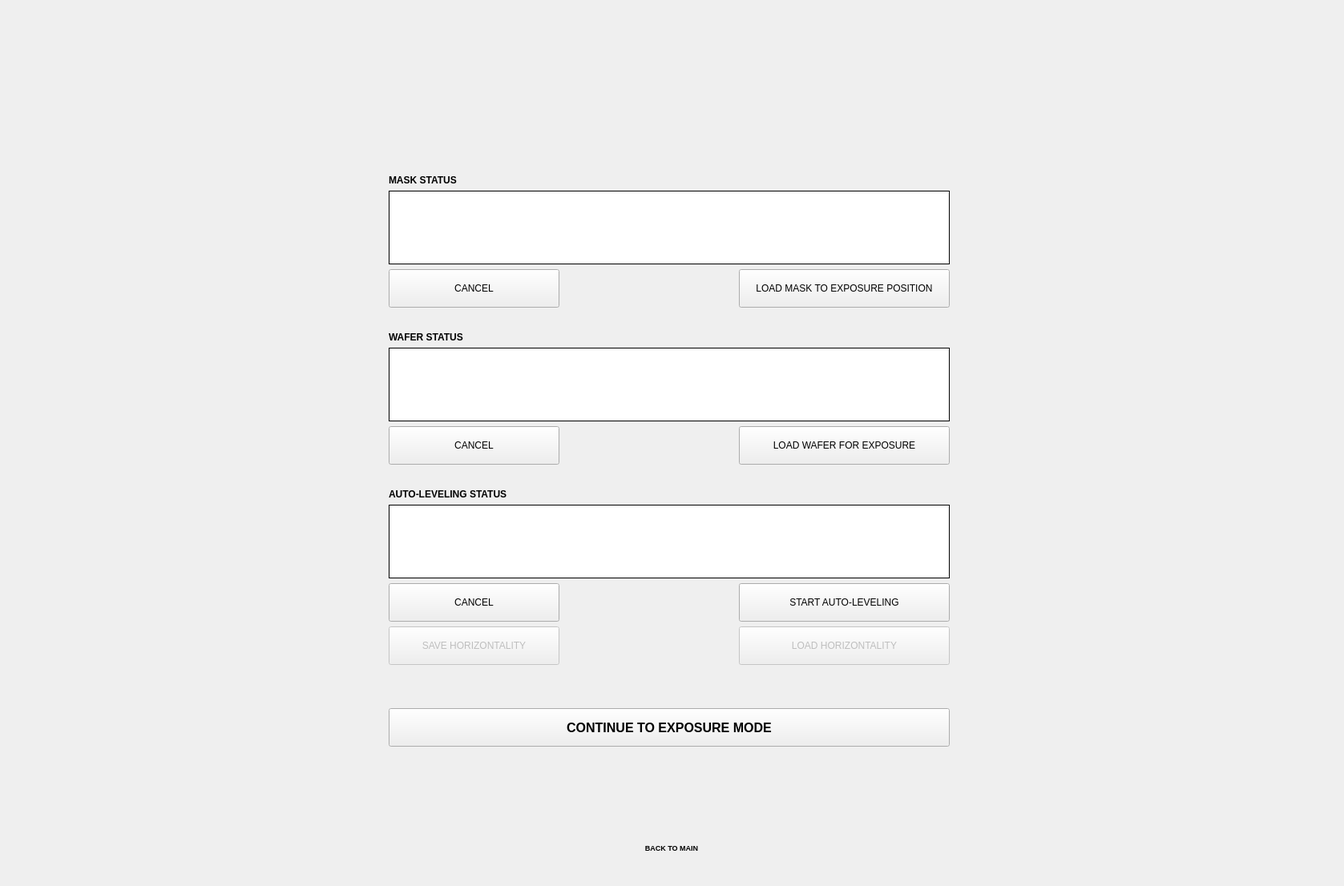
<?xml version="1.0" encoding="UTF-8"?>
<ui version="4.0">
 <class>ExposureMenuView</class>
 <widget class="QWidget" name="ExposureMenuView">
  <property name="geometry">
   <rect>
    <x>0</x>
    <y>0</y>
    <width>1677</width>
    <height>1106</height>
   </rect>
  </property>
  <property name="sizePolicy">
   <sizepolicy hsizetype="Preferred" vsizetype="Preferred">
    <horstretch>1</horstretch>
    <verstretch>1</verstretch>
   </sizepolicy>
  </property>
  <property name="windowTitle">
   <string>Form</string>
  </property>
  <property name="styleClass" stdset="0">
   <string>superview</string>
  </property>
  <layout class="QGridLayout" name="gridLayout">
   <property name="leftMargin">
    <number>0</number>
   </property>
   <property name="topMargin">
    <number>0</number>
   </property>
   <property name="rightMargin">
    <number>0</number>
   </property>
   <property name="bottomMargin">
    <number>0</number>
   </property>
   <item row="13" column="7">
    <widget class="QLabel" name="label_OK_AL">
     <property name="maximumSize">
      <size>
       <width>28</width>
       <height>28</height>
      </size>
     </property>
     <property name="font">
      <font>
       <bold>true</bold>
      </font>
     </property>
     <property name="styleSheet">
      <string notr="true"/>
     </property>
     <property name="text">
      <string/>
     </property>
     <property name="pixmap">
      <pixmap resource="../gui.qrc">:/pics/checkmark</pixmap>
     </property>
     <property name="scaledContents">
      <bool>true</bool>
     </property>
    </widget>
   </item>
   <item row="11" column="3" colspan="3">
    <spacer name="verticalSpacer_5">
     <property name="orientation">
      <enum>Qt::Orientation::Vertical</enum>
     </property>
     <property name="sizeType">
      <enum>QSizePolicy::Policy::Fixed</enum>
     </property>
     <property name="sizeHint" stdset="0">
      <size>
       <width>20</width>
       <height>24</height>
      </size>
     </property>
    </spacer>
   </item>
   <item row="6" column="3" colspan="3">
    <spacer name="verticalSpacer_6">
     <property name="orientation">
      <enum>Qt::Orientation::Vertical</enum>
     </property>
     <property name="sizeType">
      <enum>QSizePolicy::Policy::Fixed</enum>
     </property>
     <property name="sizeHint" stdset="0">
      <size>
       <width>20</width>
       <height>24</height>
      </size>
     </property>
    </spacer>
   </item>
   <item row="5" column="0" colspan="2">
    <spacer name="horizontalSpacer_3">
     <property name="orientation">
      <enum>Qt::Orientation::Horizontal</enum>
     </property>
     <property name="sizeType">
      <enum>QSizePolicy::Policy::Expanding</enum>
     </property>
     <property name="sizeHint" stdset="0">
      <size>
       <width>512</width>
       <height>20</height>
      </size>
     </property>
    </spacer>
   </item>
   <item row="20" column="0" colspan="9">
    <widget class="QWidget" name="widget" native="true">
     <property name="minimumSize">
      <size>
       <width>0</width>
       <height>20</height>
      </size>
     </property>
     <layout class="QHBoxLayout" name="horizontalLayout">
      <item>
       <widget class="QToolButton" name="backToMainBtn">
        <property name="font">
         <font>
          <pointsize>7</pointsize>
          <italic>false</italic>
          <bold>true</bold>
         </font>
        </property>
        <property name="styleSheet">
         <string notr="true">border: none;</string>
        </property>
        <property name="text">
         <string>BACK TO MAIN</string>
        </property>
        <property name="icon">
         <iconset resource="../gui.qrc">
          <normaloff>:/pics/circleHome</normaloff>:/pics/circleHome</iconset>
        </property>
        <property name="iconSize">
         <size>
          <width>64</width>
          <height>64</height>
         </size>
        </property>
        <property name="toolButtonStyle">
         <enum>Qt::ToolButtonStyle::ToolButtonTextUnderIcon</enum>
        </property>
       </widget>
      </item>
     </layout>
    </widget>
   </item>
   <item row="8" column="3" colspan="3">
    <widget class="QTextBrowser" name="waferModuleLogs">
     <property name="sizePolicy">
      <sizepolicy hsizetype="Expanding" vsizetype="Fixed">
       <horstretch>0</horstretch>
       <verstretch>0</verstretch>
      </sizepolicy>
     </property>
     <property name="minimumSize">
      <size>
       <width>700</width>
       <height>0</height>
      </size>
     </property>
     <property name="maximumSize">
      <size>
       <width>16777215</width>
       <height>92</height>
      </size>
     </property>
     <property name="font">
      <font>
       <fontweight>Medium</fontweight>
      </font>
     </property>
     <property name="styleSheet">
      <string notr="true">QTextBrowser {
	border: 1px solid black;
}

QScrollBar {
	width: 48px;
}
</string>
     </property>
    </widget>
   </item>
   <item row="1" column="3">
    <spacer name="verticalSpacer_3">
     <property name="orientation">
      <enum>Qt::Orientation::Vertical</enum>
     </property>
     <property name="sizeHint" stdset="0">
      <size>
       <width>20</width>
       <height>40</height>
      </size>
     </property>
    </spacer>
   </item>
   <item row="13" column="3" colspan="3">
    <widget class="QTextBrowser" name="autoLevelingModuleLogs">
     <property name="sizePolicy">
      <sizepolicy hsizetype="Expanding" vsizetype="Fixed">
       <horstretch>0</horstretch>
       <verstretch>0</verstretch>
      </sizepolicy>
     </property>
     <property name="minimumSize">
      <size>
       <width>700</width>
       <height>0</height>
      </size>
     </property>
     <property name="maximumSize">
      <size>
       <width>16777215</width>
       <height>92</height>
      </size>
     </property>
     <property name="font">
      <font>
       <fontweight>Medium</fontweight>
      </font>
     </property>
     <property name="styleSheet">
      <string notr="true">QTextBrowser {
	border: 1px solid black;
}

QScrollBar {
	width: 48px;
}
</string>
     </property>
     <property name="placeholderText">
      <string/>
     </property>
    </widget>
   </item>
   <item row="21" column="3" colspan="3">
    <spacer name="verticalSpacer">
     <property name="orientation">
      <enum>Qt::Orientation::Vertical</enum>
     </property>
     <property name="sizeType">
      <enum>QSizePolicy::Policy::Fixed</enum>
     </property>
     <property name="sizeHint" stdset="0">
      <size>
       <width>20</width>
       <height>32</height>
      </size>
     </property>
    </spacer>
   </item>
   <item row="9" column="3">
    <widget class="QPushButton" name="waferModuleCancelBtn">
     <property name="sizePolicy">
      <sizepolicy hsizetype="Minimum" vsizetype="Fixed">
       <horstretch>0</horstretch>
       <verstretch>0</verstretch>
      </sizepolicy>
     </property>
     <property name="minimumSize">
      <size>
       <width>0</width>
       <height>48</height>
      </size>
     </property>
     <property name="text">
      <string>CANCEL</string>
     </property>
     <property name="styleClass" stdset="0">
      <string>clearradius</string>
     </property>
    </widget>
   </item>
   <item row="2" column="3" colspan="2">
    <widget class="QLabel" name="maskModuleTitle">
     <property name="styleSheet">
      <string notr="true">font: bold;</string>
     </property>
     <property name="text">
      <string>MASK STATUS</string>
     </property>
    </widget>
   </item>
   <item row="9" column="5">
    <widget class="QPushButton" name="waferModuleActionBtn">
     <property name="enabled">
      <bool>true</bool>
     </property>
     <property name="sizePolicy">
      <sizepolicy hsizetype="Minimum" vsizetype="Fixed">
       <horstretch>0</horstretch>
       <verstretch>0</verstretch>
      </sizepolicy>
     </property>
     <property name="minimumSize">
      <size>
       <width>0</width>
       <height>48</height>
      </size>
     </property>
     <property name="styleSheet">
      <string notr="true">padding: 0 20px</string>
     </property>
     <property name="text">
      <string>LOAD WAFER FOR EXPOSURE</string>
     </property>
     <property name="buttonBase" stdset="0">
      <bool>true</bool>
     </property>
     <property name="styleClass" stdset="0">
      <string>clearradius</string>
     </property>
    </widget>
   </item>
   <item row="18" column="3" colspan="3">
    <spacer name="verticalSpacer_2">
     <property name="orientation">
      <enum>Qt::Orientation::Vertical</enum>
     </property>
     <property name="sizeHint" stdset="0">
      <size>
       <width>20</width>
       <height>40</height>
      </size>
     </property>
    </spacer>
   </item>
   <item row="5" column="3">
    <widget class="QPushButton" name="maskModuleCancelBtn">
     <property name="minimumSize">
      <size>
       <width>0</width>
       <height>48</height>
      </size>
     </property>
     <property name="text">
      <string>CANCEL</string>
     </property>
     <property name="styleClass" stdset="0">
      <string>clearradius</string>
     </property>
    </widget>
   </item>
   <item row="7" column="3" colspan="2">
    <widget class="QLabel" name="waferModuleTitle">
     <property name="styleSheet">
      <string notr="true">font: bold;</string>
     </property>
     <property name="text">
      <string>WAFER STATUS</string>
     </property>
    </widget>
   </item>
   <item row="14" column="5">
    <widget class="QPushButton" name="autoLevelingModuleActionBtn">
     <property name="enabled">
      <bool>true</bool>
     </property>
     <property name="sizePolicy">
      <sizepolicy hsizetype="Minimum" vsizetype="Fixed">
       <horstretch>0</horstretch>
       <verstretch>0</verstretch>
      </sizepolicy>
     </property>
     <property name="minimumSize">
      <size>
       <width>0</width>
       <height>48</height>
      </size>
     </property>
     <property name="styleSheet">
      <string notr="true">padding: 0 20px</string>
     </property>
     <property name="text">
      <string>START AUTO-LEVELING</string>
     </property>
     <property name="buttonBase" stdset="0">
      <bool>true</bool>
     </property>
     <property name="styleClass" stdset="0">
      <string>clearradius</string>
     </property>
    </widget>
   </item>
   <item row="3" column="7">
    <widget class="QLabel" name="label_OK_MASK">
     <property name="maximumSize">
      <size>
       <width>28</width>
       <height>28</height>
      </size>
     </property>
     <property name="font">
      <font>
       <bold>true</bold>
      </font>
     </property>
     <property name="styleSheet">
      <string notr="true"/>
     </property>
     <property name="text">
      <string/>
     </property>
     <property name="pixmap">
      <pixmap resource="../gui.qrc">:/pics/checkmark</pixmap>
     </property>
     <property name="scaledContents">
      <bool>true</bool>
     </property>
    </widget>
   </item>
   <item row="5" column="8">
    <spacer name="horizontalSpacer_4">
     <property name="orientation">
      <enum>Qt::Orientation::Horizontal</enum>
     </property>
     <property name="sizeType">
      <enum>QSizePolicy::Policy::Expanding</enum>
     </property>
     <property name="sizeHint" stdset="0">
      <size>
       <width>512</width>
       <height>20</height>
      </size>
     </property>
    </spacer>
   </item>
   <item row="16" column="3" colspan="3">
    <spacer name="verticalSpacer_4">
     <property name="orientation">
      <enum>Qt::Orientation::Vertical</enum>
     </property>
     <property name="sizeType">
      <enum>QSizePolicy::Policy::Fixed</enum>
     </property>
     <property name="sizeHint" stdset="0">
      <size>
       <width>20</width>
       <height>48</height>
      </size>
     </property>
    </spacer>
   </item>
   <item row="3" column="3" colspan="3">
    <widget class="QTextBrowser" name="maskModuleLogs">
     <property name="sizePolicy">
      <sizepolicy hsizetype="Expanding" vsizetype="Fixed">
       <horstretch>0</horstretch>
       <verstretch>0</verstretch>
      </sizepolicy>
     </property>
     <property name="minimumSize">
      <size>
       <width>700</width>
       <height>0</height>
      </size>
     </property>
     <property name="maximumSize">
      <size>
       <width>16777215</width>
       <height>92</height>
      </size>
     </property>
     <property name="font">
      <font>
       <fontweight>Medium</fontweight>
      </font>
     </property>
     <property name="styleSheet">
      <string notr="true">QTextBrowser {
	border: 1px solid black;
}

QScrollBar {
	width: 48px;
}
</string>
     </property>
    </widget>
   </item>
   <item row="8" column="7">
    <widget class="QLabel" name="label_OK_WAFER">
     <property name="maximumSize">
      <size>
       <width>28</width>
       <height>28</height>
      </size>
     </property>
     <property name="font">
      <font>
       <bold>true</bold>
      </font>
     </property>
     <property name="styleSheet">
      <string notr="true"/>
     </property>
     <property name="text">
      <string/>
     </property>
     <property name="pixmap">
      <pixmap resource="../gui.qrc">:/pics/checkmark</pixmap>
     </property>
     <property name="scaledContents">
      <bool>true</bool>
     </property>
    </widget>
   </item>
   <item row="12" column="3" colspan="2">
    <widget class="QLabel" name="autoLevelingModuleTitle">
     <property name="styleSheet">
      <string notr="true">font: bold;</string>
     </property>
     <property name="text">
      <string>AUTO-LEVELING STATUS</string>
     </property>
    </widget>
   </item>
   <item row="14" column="3">
    <widget class="QPushButton" name="autolevelModuleCancelBtn">
     <property name="sizePolicy">
      <sizepolicy hsizetype="Minimum" vsizetype="Fixed">
       <horstretch>0</horstretch>
       <verstretch>0</verstretch>
      </sizepolicy>
     </property>
     <property name="minimumSize">
      <size>
       <width>0</width>
       <height>48</height>
      </size>
     </property>
     <property name="text">
      <string>CANCEL</string>
     </property>
     <property name="styleClass" stdset="0">
      <string>clearradius</string>
     </property>
    </widget>
   </item>
   <item row="5" column="5">
    <widget class="QPushButton" name="maskModuleActionBtn">
     <property name="enabled">
      <bool>true</bool>
     </property>
     <property name="sizePolicy">
      <sizepolicy hsizetype="Minimum" vsizetype="Fixed">
       <horstretch>0</horstretch>
       <verstretch>0</verstretch>
      </sizepolicy>
     </property>
     <property name="minimumSize">
      <size>
       <width>0</width>
       <height>48</height>
      </size>
     </property>
     <property name="styleSheet">
      <string notr="true">padding: 0 20px</string>
     </property>
     <property name="text">
      <string>LOAD MASK TO EXPOSURE POSITION</string>
     </property>
     <property name="buttonBase" stdset="0">
      <bool>true</bool>
     </property>
     <property name="styleClass" stdset="0">
      <string>clearradius</string>
     </property>
    </widget>
   </item>
   <item row="5" column="2">
    <spacer name="horizontalSpacer_2">
     <property name="orientation">
      <enum>Qt::Orientation::Horizontal</enum>
     </property>
     <property name="sizeType">
      <enum>QSizePolicy::Policy::Fixed</enum>
     </property>
     <property name="sizeHint" stdset="0">
      <size>
       <width>80</width>
       <height>20</height>
      </size>
     </property>
    </spacer>
   </item>
   <item row="17" column="3" colspan="3">
    <widget class="QPushButton" name="exposureModeBtn">
     <property name="enabled">
      <bool>true</bool>
     </property>
     <property name="minimumSize">
      <size>
       <width>0</width>
       <height>48</height>
      </size>
     </property>
     <property name="font">
      <font>
       <pointsize>12</pointsize>
       <bold>true</bold>
      </font>
     </property>
     <property name="text">
      <string>CONTINUE TO EXPOSURE MODE</string>
     </property>
     <property name="buttonBase" stdset="0">
      <bool>true</bool>
     </property>
     <property name="styleClass" stdset="0">
      <string>clearradius</string>
     </property>
    </widget>
   </item>
   <item row="0" column="0" colspan="9">
    <widget class="QWidget" name="titleBarHolder" native="true">
     <property name="minimumSize">
      <size>
       <width>0</width>
       <height>108</height>
      </size>
     </property>
    </widget>
   </item>
   <item row="3" column="6">
    <spacer name="horizontalSpacer">
     <property name="orientation">
      <enum>Qt::Orientation::Horizontal</enum>
     </property>
     <property name="sizeType">
      <enum>QSizePolicy::Policy::Fixed</enum>
     </property>
     <property name="sizeHint" stdset="0">
      <size>
       <width>15</width>
       <height>15</height>
      </size>
     </property>
    </spacer>
   </item>
   <item row="15" column="5">
    <widget class="QPushButton" name="loadHorizontalityBtn">
     <property name="enabled">
      <bool>false</bool>
     </property>
     <property name="minimumSize">
      <size>
       <width>0</width>
       <height>48</height>
      </size>
     </property>
     <property name="text">
      <string>LOAD HORIZONTALITY</string>
     </property>
     <property name="styleClass" stdset="0">
      <string>clearradius</string>
     </property>
    </widget>
   </item>
   <item row="15" column="3">
    <widget class="QPushButton" name="saveHorizontalityBtn">
     <property name="enabled">
      <bool>false</bool>
     </property>
     <property name="minimumSize">
      <size>
       <width>0</width>
       <height>48</height>
      </size>
     </property>
     <property name="styleSheet">
      <string notr="true">padding: 0 16px</string>
     </property>
     <property name="text">
      <string>SAVE HORIZONTALITY</string>
     </property>
     <property name="styleClass" stdset="0">
      <string>clearradius</string>
     </property>
    </widget>
   </item>
  </layout>
 </widget>
 <resources>
  <include location="../resources.qrc"/>
 </resources>
 <connections/>
 </ui>
